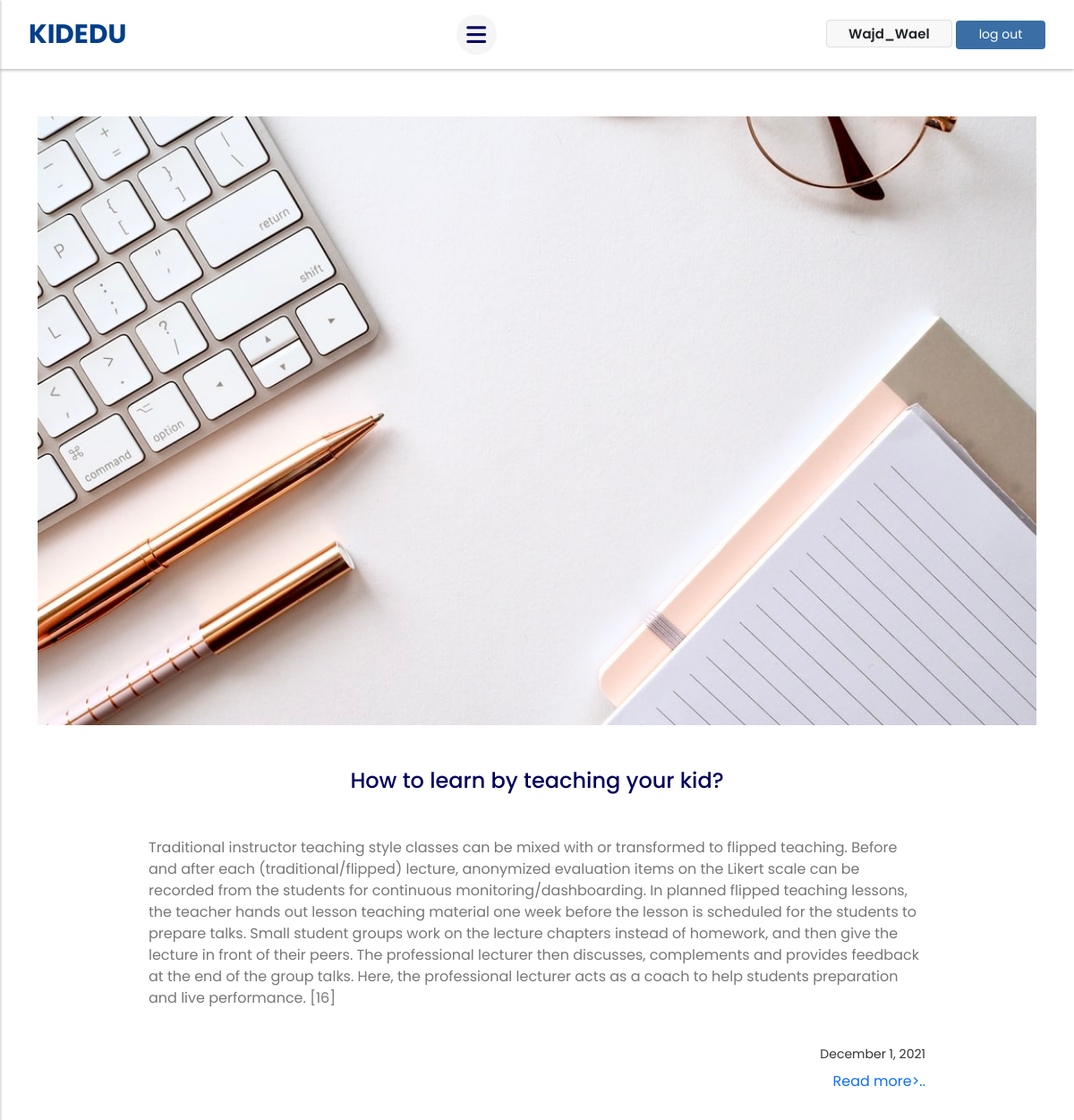
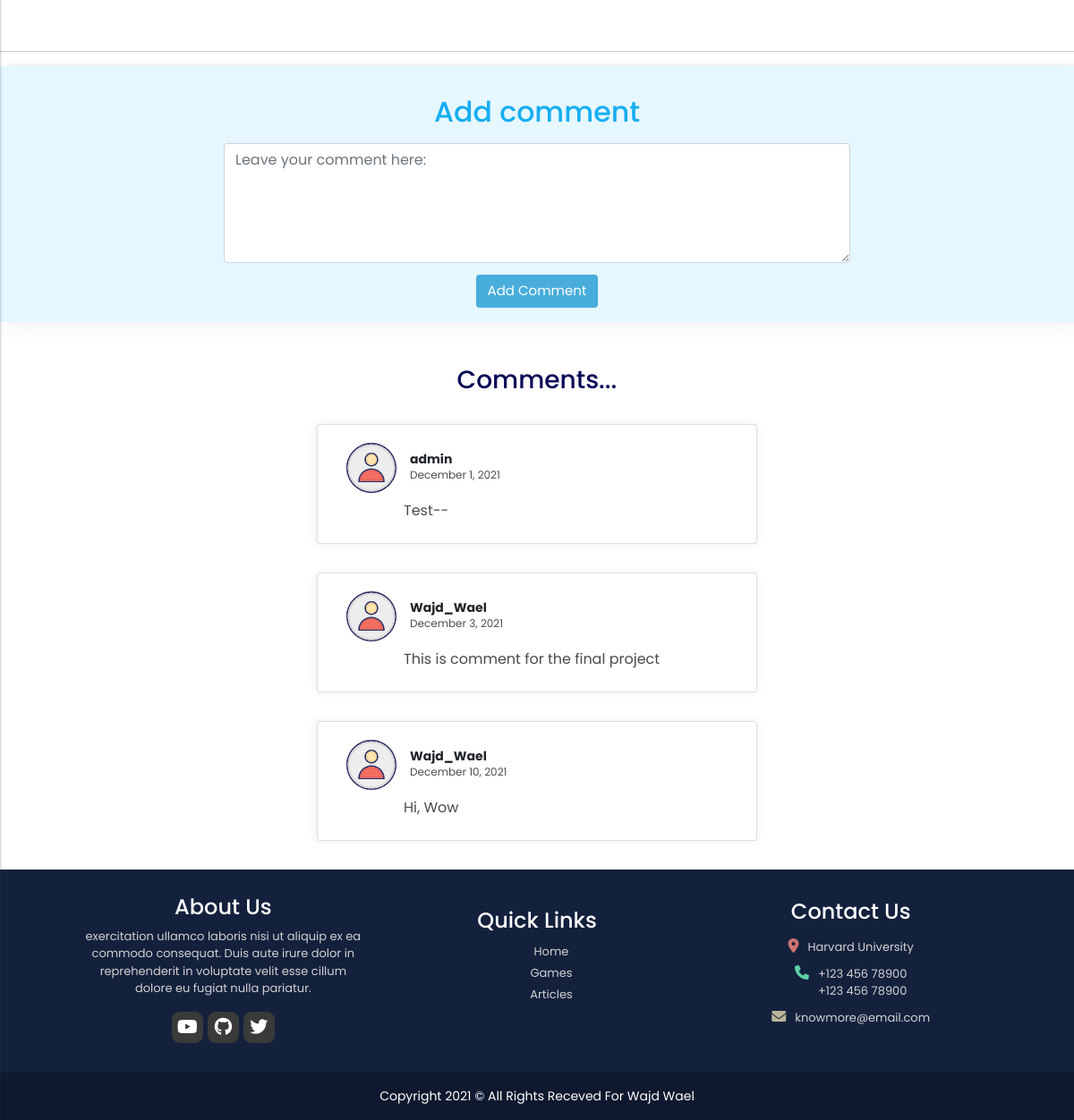
/kidedu/article/7/view_page (signed in), run on the app's committed database (2 pictures, top to bottom).
### kidedu/models.py (models this page shows, shortened)
class Article(models.Model):
    title = models.CharField(max_length=200, blank="False", null="False")
    image = models.ImageField(blank="False", null="False")
    description = models.TextField(blank="False", null="False")
    date = models.DateTimeField(auto_now_add=True)
    link = models.CharField(max_length=500, blank='False', null='False')

class Comment(models.Model):
    author = models.ForeignKey(User, on_delete=models.CASCADE)
    article = models.ForeignKey(
        Article, on_delete=models.CASCADE, related_name="comments")
    body = models.TextField()
    date_added = models.DateTimeField(auto_now_add=True)

### kidedu/views.py (the view)
# urls.py: path("kidedu/article/<int:id>/view_page",
def view_page(request, id):
    article = Article.objects.get(id=id)
    context = {
        "article": article,
        "comment_form": AddComment(),
        "comments": article.comments.all()
    }
    return render(request, "kidedu/view-page.html", context)

### kidedu/forms.py
class AddComment(forms.ModelForm):
    class Meta:
        model = Comment
        fields = ['body']
    body = forms.CharField(widget=forms.Textarea(attrs={
        "class": "form-control",
        "rows": 5,
        "placeholder": "Leave your comment here:"
    }), label='')

### kidedu/templates/kidedu/view-page.html (shortened to what this page needs)
{% extends "kidedu/layout.html" %}
{% load static %}
{% block body %}
    <section class="view_page">
        <div class="container">
            <img src="/static{{article.image.url}}">
            <div class="text">
            <h1>{{article.title}}</h1>
            <p>{{article.description}}</p>
            <span>{{article.date|date:"F j, Y"}}</span>
            <a href="{{article.link}}">Read more>..</a>
        </div>
    </section>
<hr>
    <div class="model-main">
        <div class="container">
                <h1>Add comment</h1>
                <div class="modal-container">
                    {% if user.is_authenticated %}
                    <form action="{% url 'comments' article.id %}" method="POST">
                        {{comment_form}}
                        <button class="btn comment_btn search">Add Comment</button>
                    </form>
                    {% else %}
                    <div class="alert alert-info my-5 login_message" style="margin: auto; text-align: center; max-width: 475px;">
                        <a href="{% url 'log_in' %}">log in</a> to add your own Comment!
                    </div>
                    {% endif %}
                </div>
        </div>
    </div>
    {% if article.comments.count == 0 %}
    <div class="container">
        <div class="alert alert-info my-5" style="margin: auto; text-align: center; max-width: 475px;">
            <h6>No comments Yet.. Start the first comment!</h6>
        </div>
    </div>
    {% else %}
    <h3 class="comment_title">Comments...</h3>
    {% endif %}
    <div class="cards_comment">
        {% for comment in comments %}
        <div class="card">
            <div class="card-title">
                <div class="data">
                    <img src="/static/kidedu/images/comment.svg" alt="">
                    <div class="title-comment">
                        <h5>{{comment.author}}</h5>
                        <span>{{comment.date_added|date:"F j, Y"}}</span>
                    </div>
                </div>
                <p>{{comment.body}}</p>
            </div>
        </div>
        {% endfor %}
    </div>
{% endblock %}

### kidedu/templates/kidedu/layout.html (shortened to what this page needs)
{% load static %}
<!DOCTYPE html>
<html lang="en">
<head>
        <link href="https://cdn.jsdelivr.net/npm/bootstrap@5.0.2/dist/css/bootstrap.min.css" rel="stylesheet">
        <link rel="stylesheet" href="https://cdnjs.cloudflare.com/ajax/libs/font-awesome/6.0.0-beta2/css/all.min.css" />
        <link href="{% static 'kidedu/style.css' %}" rel="stylesheet">
</head>
<body>
    <section class="hero">
        <nav>
            <ul>
                <div class="logo">
                    <span>KIDEDU</span>
                </div>
                <div class="bars" id="bars">
                    <i class="fas fa-bars"></i>
                </div>
                {% if user.is_authenticated %}
                <div class="buttons">
                    <span class="username">{{request.user}}</span>
                    <a href="{% url 'log_out' %}" class="btn unout btn-sm" style="border-radius: 4px;">log out</a>
                </div>
                {% else %}
                <div class="buttons">
                    <a href="{% url 'sign_up' %}" class="btn out btn-sm">sgin up</a>
                    <a href="{% url 'log_in' %}" class="btn unout btn-sm">log in</a>
                </div>
                {% endif %}
            </ul>
        </nav>
    </section>
        {% block body %}
        {% endblock %}
    <section class="footer">
        <div class="container">
            <div class="content_footer">
                <div class="about">
                    <h4 style="text-align: left;">About Us</h4>
                    <p>exercitation ullamco laboris nisi ut aliquip ex ea commodo consequat. Duis aute irure dolor in reprehenderit in voluptate velit esse cillum dolore eu fugiat nulla pariatur.</p>
                    <div class="social">
                        <div class="y">
                            <i class="fab fa-youtube"></i>
                        </div>
                        <div class="g">
                            <i class="fab fa-github"></i>
                        </div>
                        <div class="t">
                            <i class="fab fa-twitter"></i>
                        </div>
                    </div>
                </div>
                <div class="links">
                    <h4>Quick Links</h4>
                    <ul>
                        <li class="footer-link"><a href="{% url 'index' %}">Home</a></li>
                        <li class="footer-link"><a href="{% url 'games' %}">Games</a></li>
                        <li class="footer-link"><a href="{% url 'articles' %}">Articles</a></li>
                    </ul>
                </div>
                <div class="contact">
                    <h4>Contact Us</h4>
                    <div class="link_contact">
                        <div class="place">
                            <i class="fas fa-map-marker-alt"></i>
                            <address>Harvard University</address>
                        </div>
                        <div class="phone">
                            <i class="fas fa-phone"></i>
                            <address>
                                +123 456 78900<br>
                                +123 456 78900
                            </address>
                        </div>
                        <div class="mail">
                            <i class="fas fa-envelope"></i>
                            <address style="margin-bottom: 1.5rem;">knowmore@email.com</address>
                        </div>
                    </div>
                </div>
            </div>
        </div>
        <section class="footer_rights">
            <span>Copyright 2021 © All Rights Receved For Wajd Wael</span>
        </section>
    </section>
</body>
</html>

### kidedu/static/kidedu/style.css (style rules this page uses)
.text { width: 410px; }
.more a, .search { transition: 0.3s; font-size: 15px; text-decoration: none; font-weight: 400; cursor: pointer; padding: 0.25rem 1.85rem; color: white; background: #48cae4; }
.search { padding: 0.375rem 0.75rem; }
.cards_comment .card { margin: 2rem auto; box-shadow: rgb(0 0 0 / 6%) -1px 0px 8px 1px; width: 90%; background: #ffffff; border-radius: 0.25rem; max-width: 492px; }
.cards_comment .data { padding: 1.25rem 2rem 0.5rem 2rem; display: flex; }
.cards_comment img { width: 56px; }
.title-comment { margin-left: 15px; display: flex; flex-direction: column; justify-content: center; }
.comment_title { text-align: center; padding: 3rem 0 0 0; color: #080856; }
.cards_comment h5 { margin: 0; font-weight: 700; font-size: 14px; }
.cards_comment span { font-size: 12px; color: #4d4d4d; }
.cards_comment p { padding: 0 0 0 6rem; color: #4b4a4a; }
.comment_btn { margin: 0.85rem auto 0; display: flex; background: #48addb; }
.view_page { padding-top: 130px; }
.view_page img { width: 100%; object-fit: cover; height: 600px; object-position: center; }
.view_page img { width: 100%; height: 680px; object-fit: cover; }
.view_page .text { width: 100%; margin: auto; max-width: 900px; padding: 0 1rem 4rem 1rem; }
.view_page h1 { margin: 3rem 0; color: var(--heading-clr); text-align: center; font-size: 24px; }
.view_page p { color: #777; }
.view_page .text span { font-weight: 400; display: flex; justify-content: end; margin-top: 2.5rem; font-size: 14px; color: #333; }
.view_page .text a { padding: 0.5rem 0; display: flex; justify-content: end; }
.model-main { padding: 1rem; box-shadow: rgb(0 0 0 / 5%) 6px 6px 24px 0px, rgb(0 0 0 / 8%) 8px -1px 4px 0px; background: #e6f7ff; }
.model-main h1 { text-align: center; font-size: 1.98rem; margin: 1rem 0; color: #16aef2; }
.model-main form { margin: auto; width: 100%; max-width: 700px; }

### data on the page
Article: image (picture), title "How to learn by teaching your kid?", description "Traditional instructor teaching style classes can be mixed with or transformed to flipped teaching. Before and after each (traditional/flipped) lecture, anonymized evaluation items on the Likert scale can be recorded from the students for continuous monitoring/dashboarding. In planned flipped teaching lessons, the teacher hands out lesson teaching material one week before the lesson is scheduled for the students to prepare talks. Small student groups work on the lecture chapters instead of homework, and then give the lecture in front of their peers. The professional lecturer then discusses, complements and provides feedback at the end of the group talks. Here, the professional lecturer acts…", date "December 1, 2021"
Comment: author "admin", date_added "December 1, 2021", body "Test--"
Comment: author "Wajd_Wael", date_added "December 3, 2021", body "This is comment for the final project"
Comment: author "Wajd_Wael", date_added "December 10, 2021", body "Hi, Wow"

### other printed values
{{ request.user }} "Wajd_Wael"
